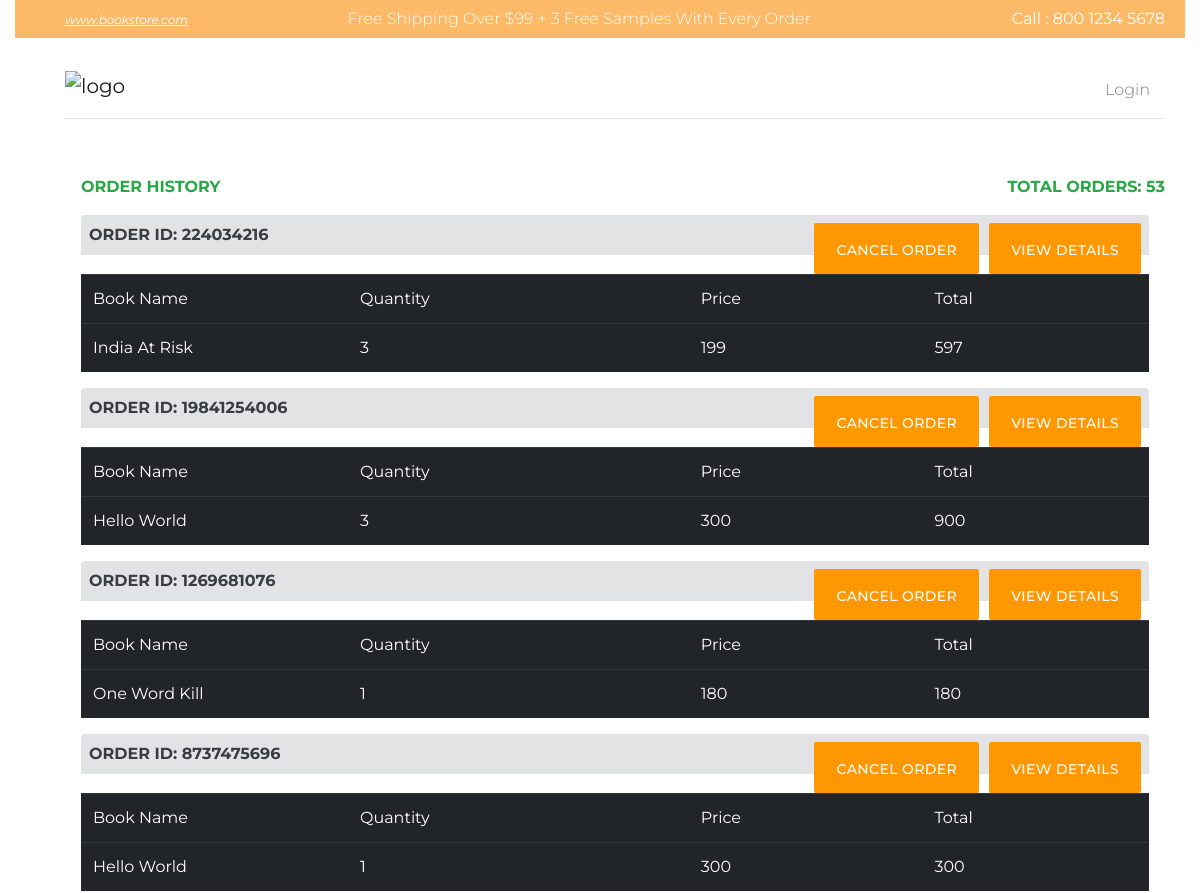
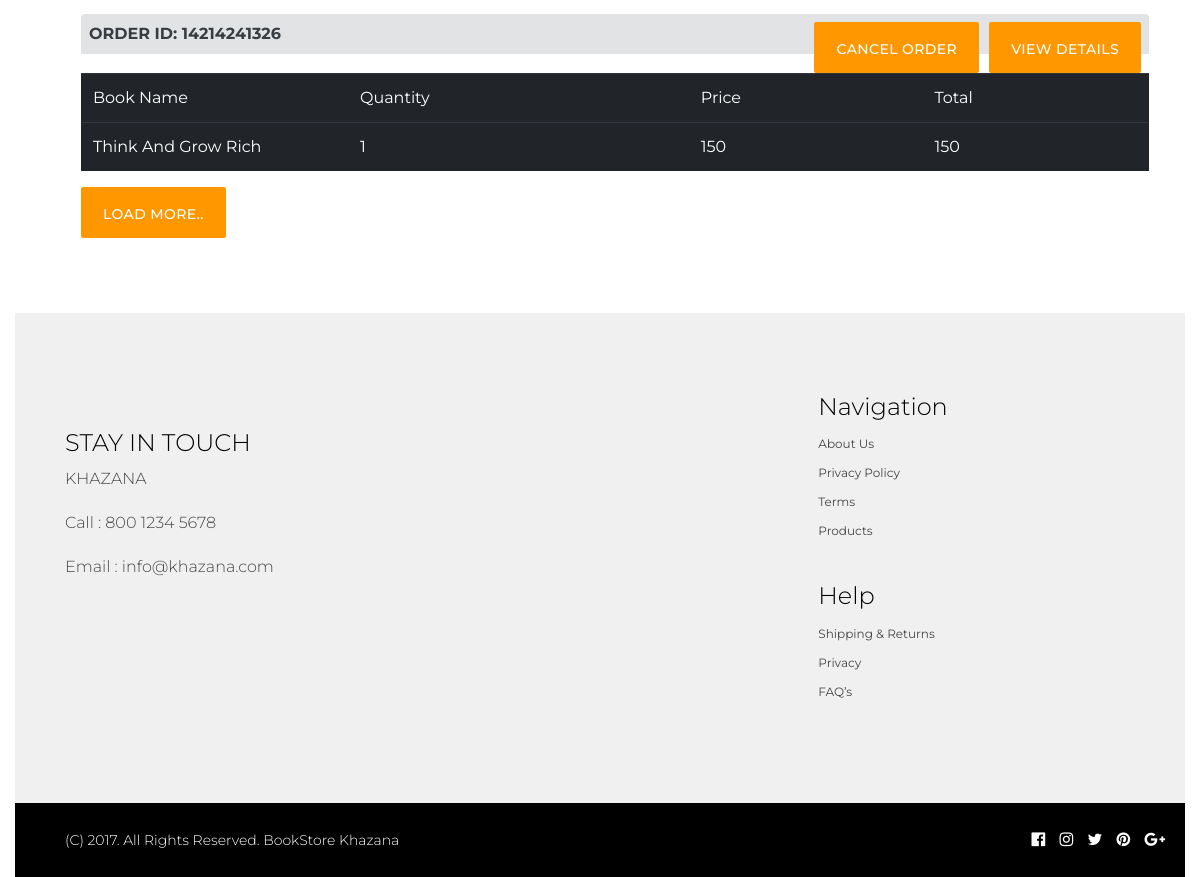
The page /admin/order_history.php (signed in) on the database its author committed (2 pictures, top to bottom).
### tables this page shows
CREATE TABLE `orders` (
  `sno` int(11) NOT NULL,
  `order_id` varchar(255) NOT NULL,
  `book_id` varchar(200) NOT NULL,
  `book_name` varchar(255) NOT NULL,
  `img` varchar(200) NOT NULL,
  `price` varchar(200) NOT NULL,
  `quantity` int(11) NOT NULL,
  `total_price` varchar(255) NOT NULL,
  `user_id` varchar(100) NOT NULL,
  `date_of_purchase` varchar(100) NOT NULL,
  `status` varchar(100) NOT NULL,
  `payment_method` varchar(255) NOT NULL,
  `paid` varchar(100) NOT NULL
);

### admin/order_history.php (the view, shortened to what this page needs)
<?php
 include_once 'header1.php';
 include_once '../config.php';
	$out = '';
	$sql = "SELECT * FROM orders WHERE user_id = $_SESSION[id]";
	$result = mysqli_query($link,$sql);
	$total_orders = mysqli_num_rows($result);
	$sql = "SELECT * FROM orders WHERE user_id = $_SESSION[id] ORDER BY sno DESC LIMIT 0,5";
	$res = mysqli_query($link,$sql);
	while ($row = mysqli_fetch_array($res)) {
			$output = '';
			$order_id = $row['order_id'];
			$status = $row['status'];
			$output.= '<tr><td>'.$row['book_name'].'</td>';
			$output.= '<td>'.$row['quantity'].'</td>';
			$output.= '<td>'.$row['price'].'</td>';
			$output.= '<td>'.$row['total_price'].'</td></tr>';
			$out.= '<div class="alert-secondary p-2 rounded-top">
					<form method="post">
					<strong> ORDER ID: '.$order_id.'</strong>
					<input type="hidden" name="order_id" value="'.$row['order_id'].'">';
					   if($status !== 'cancelled'){
					   	$out.='<button type="submit" name="view" class="btn btn-sm btn-outline-primary float-right" style="margin-left:10px;">View Details</button>
					<button type="submit" name="cancel" class="btn btn-sm btn-outline-danger float-right" >Cancel Order</button>';
					   }else{
					   		$out.= '<button type="submit" name="view" class="btn btn-sm btn-outline-primary float-right" style="margin-left:10px;">View Details</button>';
					   }
				$out.=	'</form>
			</div>
		   <table class="table table-dark">
								<tr>
									<td class="w-25">Book Name</td>
									<td>Quantity</td>
									<td>Price</td>
									<td>Total</td>
								</tr>
								 '.$output.'
			</table>';
		}
 ?>
 <div class="container">
			<div class="row">
				<div class="col-sm-12">
					<span class="text-success p-3"><strong>ORDER HISTORY</strong><strong class="float-right">TOTAL ORDERS: <?php echo $total_orders; ?></strong></span>
						<br>
						<div class="details  p-3" >
							<?php
								echo $out;
							 ?>
							<form method="post">
								<button type="button" name="load_more" id="load_more" class="btn btn-sm btn-primary">Load more..</button>
							</form>
						</div>
				</div>
			</div>
</div>
 <?php  include_once 'footer.php'; ?>

### admin/header1.php (shortened to what this page needs)
   <!DOCTYPE html>
   <html lang="en">
<head>
<link rel="stylesheet" href="https://maxcdn.bootstrapcdn.com/bootstrap/4.5.2/css/bootstrap.min.css">
<link rel="stylesheet" href="https://use.fontawesome.com/releases/v5.8.2/css/all.css"/>
    <link rel="stylesheet" href="css/bootstrap.min.css">
    <link rel="stylesheet" href="https://cdnjs.cloudflare.com/ajax/libs/font-awesome/4.7.0/css/font-awesome.min.css">
    <link rel="stylesheet" type="text/css" href="css/owl.carousel.min.css">
    <link rel="stylesheet" href="css/styles.css">
</head>
<body>
     <div class="container-fluid">
    <header>
        <div class="header-top">
            <div class="container">
                <div class="row">
                    <div class="col-md-3"><a href="#" class="web-url">www.bookstore.com</a></div>
                    <div class="col-md-6">
                        <h5>Free Shipping Over $99 + 3 Free Samples With Every Order</h5>
                    </div>
                    <div class="col-md-3">
                        <span class="ph-number">Call : 800 1234 5678</span>
                    </div>
                </div>
            </div>
        </div>
        <div class="main-menu">
            <div class="container">
                <nav class="navbar navbar-expand-lg navbar-light">
                    <a class="navbar-brand" href="profile.php"><img src="images\KLOGO1024_1.jpg" alt="logo" href="80" width="150" ></a>
                    <div class="collapse navbar-collapse" id="navbarSupportedContent">
                        <ul class="navbar-nav ml-auto">
                   <?php
                        if(!isset($_SESSION['aloggedin'])){
                        echo '<li class="nav-item dropdown">
        <a class="nav-link dropdown-toggle" href="#" id="navbarDropdown" role="button" data-toggle="dropdown" aria-haspopup="true" aria-expanded="false">
          My Account
        </a>
        <div class="dropdown-menu" aria-labelledby="navbarDropdownMenuLink">
         <h4>Hello, Admin</h2>
          <div class="divider"></div>
          <a class="dropdown-item" href="logout.php">Logout</a>
        </div>
      </li>';
                        }
                        else
                         {
                               echo '<li class="navbar-item">
                            <a class="nav-link" href="login.php">Login</a>
                        </li>';
                         }
                         ?>
 </ul>
  </div>
</nav>
<hr>
</div>
    </header>

### admin/footer.php (shortened to what this page needs)
<footer  style="margin-top: 5%;">
        <div class="container">
            <div class="row">
                <div class="col-md-8">
                    <div class="address " style="padding-top:5%">
                        <h4>STAY IN TOUCH</h4>
                        <h6>KHAZANA</h6>
                        <h6>Call : 800 1234 5678</h6>
                        <h6>Email : info@khazana.com</h6>
                    </div>
                </div>
                <div class="col-md-4">
                    <div class="navigation">
                        <h4>Navigation</h4>
                        <ul>
                            <li><a href="about.php">About Us</a></li>
                            <li><a href="privacy-policy.php">Privacy Policy</a></li>
                            <li><a href="terms-conditions.php">Terms</a></li>
                            <li><a href="index.php">Products</a></li>
                        </ul>
                    </div>
                    <div class="navigation">
                        <h4>Help</h4>
                        <ul>
                            <li><a href="shipping.php">Shipping & Returns</a></li>
                            <li><a href="privacy-policy.php">Privacy</a></li>
                            <li><a href="faq.php">FAQ’s</a></li>
                        </ul>
                    </div>
                </div>
            </div>
        </div>
        <div class="copy-right">
            <div class="container">
                <div class="row">
                    <div class="col-md-6">
                        <h5>(C) 2017. All Rights Reserved. BookStore Khazana</h5>
                    </div>
                    <div class="col-md-6">
                        <div class="share align-middle">
                            <span class="fb"><i class="fa fa-facebook-official"></i></span>
                            <span class="instagram"><i class="fa fa-instagram"></i></span>
                            <span class="twitter"><i class="fa fa-twitter"></i></span>
                            <span class="pinterest"><i class="fa fa-pinterest"></i></span>
                            <span class="google"><i class="fa fa-google-plus"></i></span>
                        </div>
                    </div>
                </div>
            </div>
        </div>
    </footer>
</body>
</html>

### admin/css/styles.css (style rules this page uses)
body { margin: 0px; padding: 0px; font-family: 'Montserrat', sans-serif; color: #000; float: left; width: 100%; }
* { -webkit-box-sizing: border-box; -moz-box-sizing: border-box; box-sizing: border-box; }
*:before, *:after { -webkit-box-sizing: border-box; -moz-box-sizing: border-box; box-sizing: border-box; }
h1, h2, h3, h4, h5, h6, ul { margin: 0px; padding: 0px; }
.btn { background: #ff9700; opacity: 1; color: #fff; text-transform: uppercase; padding: 15px 20px 11px; font-size: 14px; font-weight: 500; letter-spacing: 0.4px; border: 2px solid #ff9700; border-radius: 2px; }
.container { width: 1200px; padding: 0 50px; max-width: 1200px; }
img { max-width: 100%; }
header .header-top { background: #fcba68; color: #fff; padding: 7px 0 7px; }
header .header-top .web-url { font-size: 12px; border-bottom: 1px solid; color: #fff; line-height: 11px; display: inline-block; font-style: italic; }
.navbar-item { font-weight: bold!important; }
header .header-top h5 { font-size: 16px; font-weight: 300; }
header .header-top .ph-number { float: right; }
header .header-top .row { align-items: center; }
header .main-menu { padding: 40px 0; }
header .main-menu .navbar { padding: 0; }
header .main-menu .navbar-brand { padding: 0; margin-top: -10px; }
header .main-menu .navbar-light .navbar-nav .navbar-item { padding: 0 15px; position: relative; }
header .main-menu .navbar-light .navbar-nav .navbar-item:after { content: ''; width: 1px; height: 18px; float: right; background: #a3a3a3; position: absolute; right: 0; top: 2px; }
header .main-menu .navbar-light .navbar-nav .navbar-item:last-child:after { display: none; }
header .main-menu .navbar-light .navbar-nav .nav-link { padding: 0; font-weight: 300; }
footer { background: #f0f0f0; padding: 80px 0 0; width: 100%; float: left; }
footer h4 { font-size: 24px; margin-bottom: 10px; font-weight: 300; }
footer .address { margin-bottom: 50px; }
footer .address h6 { color: #464646; line-height: 20px; margin-bottom: 20px; font-weight: 300; padding-right: 50px; line-height: 24px; }
footer ul li { margin-bottom: 5px; list-style: none; }
footer ul li a { color: #464646; font-size: 12px; }
footer .navigation { margin-bottom: 40px; }
footer .copy-right { background: #000; color: #fff; padding: 25px 0; margin-top: 60px; }
footer .copy-right h5 { font-size: 14px; font-weight: 300; }
footer .copy-right .row { align-items: center; }
footer .copy-right .share { text-align: right; }
footer .copy-right .share span { padding: 0 5px; cursor: pointer; }
footer .copy-right .share span:last-child { padding-right: 0; }

### rows shown on the page
orders: order "224034216", book_name "India At Risk", quantity "3", price "199", total_price "597"
orders: order "19841254006", book_name "Hello World", quantity "3", price "300", total_price "900"
orders: order "1269681076", book_name "One Word Kill", quantity "1", price "180", total_price "180"
orders: order "8737475696", book_name "Hello World", quantity "1", price "300", total_price "300"
orders: order "14214241326", book_name "Think And Grow Rich", quantity "1", price "150", total_price "150"

### other values the page prints
$total_orders "53"
